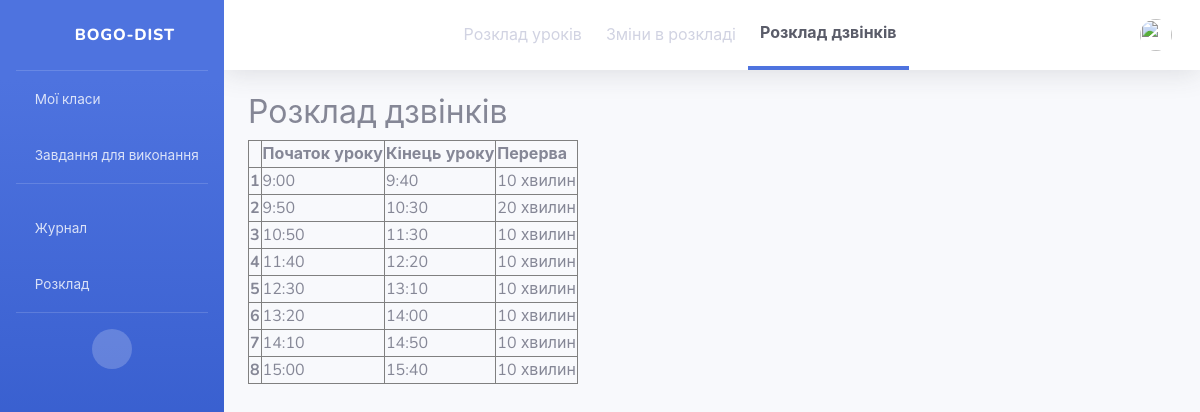
The app's page /schedule/calls/ with its own data.
### schedule/models.py (models this page shows, shortened)
class Call(models.Model):
    lesson_number = models.IntegerField(default=0)
    starting_lesson = models.CharField(max_length=5)
    ending_lesson = models.CharField(max_length=5)
    pause = models.IntegerField(default=0)

### schedule/views.py (the view)
# urls.py: path('calls/', views.view_calls, name='calls'),
def view_calls(request):
    calls = Call.objects.all()
    return render(request, 'schedule/calls.html', {'calls': calls})

### schedule/templates/schedule/calls.html (shortened to what this page needs)
{% extends 'base.html' %}
{% load static %}
{% block content %}
<div class="panel-section">
        <h2>Розклад дзвінків</h2>
        <table border="1">
            <tr>
                <th></th>
                <th>Початок уроку</th>
                <th>Кінець уроку</th>
                <th>Перерва</th>
            </tr>
            {% for call in calls %}
            <tr>
                <th>{{ call.lesson_number }}</th>
                <td>
                    <span>{{ call.starting_lesson }}</span>
                </td>
                <td>
                    <span>{{ call.ending_lesson }}</span>
                </td>
                <td>
                    <span>{{ call.pause }} хвилин </span>
                </td>
            </tr>
            {% endfor %}
        </table>
    </div>
{% endblock %}

### records on screen
Call: lesson_number "1", starting_lesson "9:00", ending_lesson "9:40", pause "10"
Call: lesson_number "2", starting_lesson "9:50", ending_lesson "10:30", pause "20"
Call: lesson_number "3", starting_lesson "10:50", ending_lesson "11:30", pause "10"
Call: lesson_number "4", starting_lesson "11:40", ending_lesson "12:20", pause "10"
Call: lesson_number "5", starting_lesson "12:30", ending_lesson "13:10", pause "10"
Call: lesson_number "6", starting_lesson "13:20", ending_lesson "14:00", pause "10"
Call: lesson_number "7", starting_lesson "14:10", ending_lesson "14:50", pause "10"
Call: lesson_number "8", starting_lesson "15:00", ending_lesson "15:40", pause "10"
